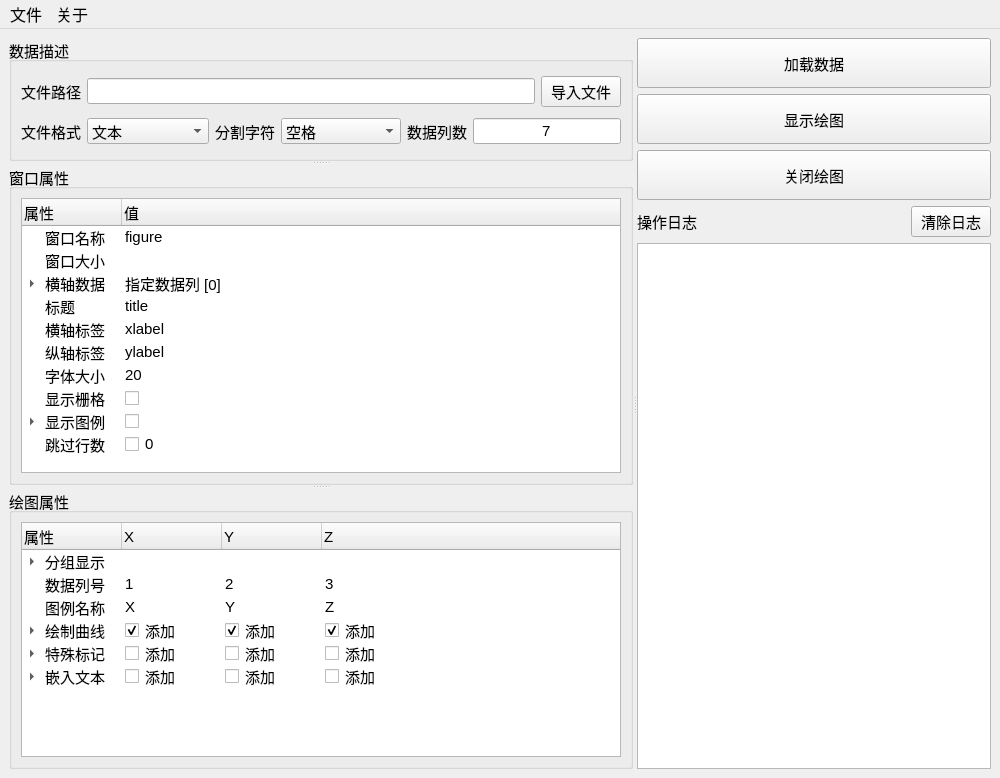
<?xml version="1.0" encoding="UTF-8"?>
<ui version="4.0">
 <class>MainWindow</class>
 <widget class="QMainWindow" name="MainWindow">
  <property name="geometry">
   <rect>
    <x>0</x>
    <y>0</y>
    <width>1000</width>
    <height>778</height>
   </rect>
  </property>
  <property name="font">
   <font>
    <pointsize>12</pointsize>
   </font>
  </property>
  <property name="windowTitle">
   <string>tplots</string>
  </property>
  <property name="autoFillBackground">
   <bool>false</bool>
  </property>
  <widget class="QWidget" name="centralwidget">
   <property name="font">
    <font>
     <pointsize>11</pointsize>
    </font>
   </property>
   <layout class="QGridLayout" name="gridLayout_3">
    <item row="0" column="0">
     <widget class="QSplitter" name="splitter_2">
      <property name="orientation">
       <enum>Qt::Horizontal</enum>
      </property>
      <widget class="QSplitter" name="splitter">
       <property name="minimumSize">
        <size>
         <width>600</width>
         <height>0</height>
        </size>
       </property>
       <property name="orientation">
        <enum>Qt::Vertical</enum>
       </property>
       <widget class="QGroupBox" name="groupBox">
        <property name="minimumSize">
         <size>
          <width>400</width>
          <height>0</height>
         </size>
        </property>
        <property name="title">
         <string>数据描述</string>
        </property>
        <layout class="QVBoxLayout" name="verticalLayout_2">
         <item>
          <layout class="QHBoxLayout" name="horizontalLayout">
           <item>
            <widget class="QLabel" name="label">
             <property name="text">
              <string>文件路径</string>
             </property>
            </widget>
           </item>
           <item>
            <widget class="QLineEdit" name="editdatafile"/>
           </item>
           <item>
            <widget class="QPushButton" name="pbimport">
             <property name="text">
              <string>导入文件</string>
             </property>
            </widget>
           </item>
          </layout>
         </item>
         <item>
          <layout class="QHBoxLayout" name="horizontalLayout_3">
           <item>
            <widget class="QLabel" name="label_3">
             <property name="text">
              <string>文件格式</string>
             </property>
            </widget>
           </item>
           <item>
            <widget class="QComboBox" name="cbfileformat">
             <property name="minimumSize">
              <size>
               <width>120</width>
               <height>0</height>
              </size>
             </property>
             <item>
              <property name="text">
               <string>文本</string>
              </property>
             </item>
             <item>
              <property name="text">
               <string>二进制 double</string>
              </property>
             </item>
             <item>
              <property name="text">
               <string>二进制 float</string>
              </property>
             </item>
             <item>
              <property name="text">
               <string>二进制 int</string>
              </property>
             </item>
            </widget>
           </item>
           <item>
            <widget class="QLabel" name="label_5">
             <property name="text">
              <string>分割字符</string>
             </property>
            </widget>
           </item>
           <item>
            <widget class="QComboBox" name="cbdelimiter">
             <property name="minimumSize">
              <size>
               <width>120</width>
               <height>0</height>
              </size>
             </property>
             <item>
              <property name="text">
               <string>空格</string>
              </property>
             </item>
             <item>
              <property name="text">
               <string>逗号</string>
              </property>
             </item>
             <item>
              <property name="text">
               <string>分号</string>
              </property>
             </item>
            </widget>
           </item>
           <item>
            <widget class="QLabel" name="label_4">
             <property name="text">
              <string>数据列数</string>
             </property>
            </widget>
           </item>
           <item>
            <widget class="QLineEdit" name="editdatacols">
             <property name="text">
              <string>7</string>
             </property>
             <property name="alignment">
              <set>Qt::AlignCenter</set>
             </property>
            </widget>
           </item>
          </layout>
         </item>
        </layout>
       </widget>
       <widget class="QGroupBox" name="groupBox_2">
        <property name="minimumSize">
         <size>
          <width>400</width>
          <height>320</height>
         </size>
        </property>
        <property name="title">
         <string>窗口属性</string>
        </property>
        <layout class="QGridLayout" name="gridLayout">
         <item row="0" column="0">
          <widget class="QTreeWidget" name="treefigure">
           <column>
            <property name="text">
             <string>属性</string>
            </property>
           </column>
           <column>
            <property name="text">
             <string>值</string>
            </property>
           </column>
           <item>
            <property name="text">
             <string>窗口名称</string>
            </property>
            <property name="text">
             <string>figure</string>
            </property>
            <property name="flags">
             <set>ItemIsSelectable|ItemIsEditable|ItemIsDragEnabled|ItemIsDropEnabled|ItemIsUserCheckable|ItemIsEnabled</set>
            </property>
           </item>
           <item>
            <property name="text">
             <string>窗口大小</string>
            </property>
            <property name="text">
             <string/>
            </property>
            <property name="flags">
             <set>ItemIsSelectable|ItemIsEditable|ItemIsDragEnabled|ItemIsDropEnabled|ItemIsUserCheckable|ItemIsEnabled</set>
            </property>
           </item>
           <item>
            <property name="text">
             <string>横轴数据</string>
            </property>
            <property name="text">
             <string>指定数据列 [0]</string>
            </property>
            <item>
             <property name="text">
              <string>指定数据列</string>
             </property>
             <property name="text">
              <string>0</string>
             </property>
             <property name="flags">
              <set>ItemIsSelectable|ItemIsEditable|ItemIsDragEnabled|ItemIsDropEnabled|ItemIsUserCheckable|ItemIsEnabled</set>
             </property>
            </item>
            <item>
             <property name="text">
              <string>计数索引</string>
             </property>
             <property name="text">
              <string/>
             </property>
             <property name="checkState">
              <enum>Unchecked</enum>
             </property>
            </item>
           </item>
           <item>
            <property name="text">
             <string>标题</string>
            </property>
            <property name="text">
             <string>title</string>
            </property>
            <property name="flags">
             <set>ItemIsSelectable|ItemIsEditable|ItemIsDragEnabled|ItemIsDropEnabled|ItemIsUserCheckable|ItemIsEnabled</set>
            </property>
           </item>
           <item>
            <property name="text">
             <string>横轴标签</string>
            </property>
            <property name="text">
             <string>xlabel</string>
            </property>
            <property name="flags">
             <set>ItemIsSelectable|ItemIsEditable|ItemIsDragEnabled|ItemIsDropEnabled|ItemIsUserCheckable|ItemIsEnabled</set>
            </property>
           </item>
           <item>
            <property name="text">
             <string>纵轴标签</string>
            </property>
            <property name="text">
             <string>ylabel</string>
            </property>
            <property name="flags">
             <set>ItemIsSelectable|ItemIsEditable|ItemIsDragEnabled|ItemIsDropEnabled|ItemIsUserCheckable|ItemIsEnabled</set>
            </property>
           </item>
           <item>
            <property name="text">
             <string>字体大小</string>
            </property>
            <property name="text">
             <string>20</string>
            </property>
            <property name="flags">
             <set>ItemIsSelectable|ItemIsEditable|ItemIsDragEnabled|ItemIsDropEnabled|ItemIsUserCheckable|ItemIsEnabled</set>
            </property>
           </item>
           <item>
            <property name="text">
             <string>显示栅格</string>
            </property>
            <property name="text">
             <string/>
            </property>
            <property name="checkState">
             <enum>Unchecked</enum>
            </property>
           </item>
           <item>
            <property name="text">
             <string>显示图例</string>
            </property>
            <property name="text">
             <string/>
            </property>
            <property name="checkState">
             <enum>Unchecked</enum>
            </property>
            <item>
             <property name="text">
              <string>标记和曲线</string>
             </property>
             <property name="text">
              <string/>
             </property>
             <property name="checkState">
              <enum>Checked</enum>
             </property>
            </item>
            <item>
             <property name="text">
              <string>标记</string>
             </property>
             <property name="text">
              <string/>
             </property>
             <property name="checkState">
              <enum>Unchecked</enum>
             </property>
            </item>
            <item>
             <property name="text">
              <string>图例位置</string>
             </property>
            </item>
           </item>
           <item>
            <property name="text">
             <string>跳过行数</string>
            </property>
            <property name="text">
             <string>0</string>
            </property>
            <property name="checkState">
             <enum>Unchecked</enum>
            </property>
            <property name="flags">
             <set>ItemIsSelectable|ItemIsEditable|ItemIsDragEnabled|ItemIsDropEnabled|ItemIsUserCheckable|ItemIsEnabled</set>
            </property>
           </item>
          </widget>
         </item>
        </layout>
       </widget>
       <widget class="QGroupBox" name="groupBox_3">
        <property name="minimumSize">
         <size>
          <width>400</width>
          <height>280</height>
         </size>
        </property>
        <property name="title">
         <string>绘图属性</string>
        </property>
        <layout class="QGridLayout" name="gridLayout_2">
         <item row="0" column="0">
          <widget class="QTreeWidget" name="treeplot">
           <column>
            <property name="text">
             <string>属性</string>
            </property>
           </column>
           <column>
            <property name="text">
             <string>X</string>
            </property>
           </column>
           <column>
            <property name="text">
             <string>Y</string>
            </property>
           </column>
           <column>
            <property name="text">
             <string>Z</string>
            </property>
           </column>
           <item>
            <property name="text">
             <string>分组显示</string>
            </property>
            <item>
             <property name="text">
              <string>初始索引</string>
             </property>
             <property name="text">
              <string>1</string>
             </property>
            </item>
           </item>
           <item>
            <property name="text">
             <string>数据列号</string>
            </property>
            <property name="text">
             <string>1</string>
            </property>
            <property name="text">
             <string>2</string>
            </property>
            <property name="text">
             <string>3</string>
            </property>
            <property name="flags">
             <set>ItemIsSelectable|ItemIsEditable|ItemIsDragEnabled|ItemIsDropEnabled|ItemIsUserCheckable|ItemIsEnabled</set>
            </property>
           </item>
           <item>
            <property name="text">
             <string>图例名称</string>
            </property>
            <property name="text">
             <string>X</string>
            </property>
            <property name="text">
             <string>Y</string>
            </property>
            <property name="text">
             <string>Z</string>
            </property>
            <property name="flags">
             <set>ItemIsSelectable|ItemIsEditable|ItemIsDragEnabled|ItemIsDropEnabled|ItemIsUserCheckable|ItemIsEnabled</set>
            </property>
           </item>
           <item>
            <property name="text">
             <string>绘制曲线</string>
            </property>
            <property name="text">
             <string>添加</string>
            </property>
            <property name="checkState">
             <enum>Checked</enum>
            </property>
            <property name="text">
             <string>添加</string>
            </property>
            <property name="checkState">
             <enum>Checked</enum>
            </property>
            <property name="text">
             <string>添加</string>
            </property>
            <property name="checkState">
             <enum>Checked</enum>
            </property>
            <item>
             <property name="text">
              <string>样式类型</string>
             </property>
             <property name="text">
              <string/>
             </property>
            </item>
            <item>
             <property name="text">
              <string>曲线宽度</string>
             </property>
             <property name="text">
              <string>1.5</string>
             </property>
             <property name="text">
              <string>1.5</string>
             </property>
             <property name="text">
              <string>1.5</string>
             </property>
             <property name="flags">
              <set>ItemIsSelectable|ItemIsEditable|ItemIsDragEnabled|ItemIsDropEnabled|ItemIsUserCheckable|ItemIsEnabled</set>
             </property>
            </item>
            <item>
             <property name="text">
              <string>曲线颜色</string>
             </property>
             <property name="text">
              <string>自定义</string>
             </property>
             <property name="checkState">
              <enum>Unchecked</enum>
             </property>
             <item>
              <property name="text">
               <string>自定义</string>
              </property>
              <property name="text">
               <string>y</string>
              </property>
              <property name="text">
               <string>y</string>
              </property>
              <property name="text">
               <string>y</string>
              </property>
              <property name="flags">
               <set>ItemIsSelectable|ItemIsEditable|ItemIsDragEnabled|ItemIsDropEnabled|ItemIsUserCheckable|ItemIsEnabled</set>
              </property>
             </item>
            </item>
           </item>
           <item>
            <property name="text">
             <string>特殊标记</string>
            </property>
            <property name="text">
             <string>添加</string>
            </property>
            <property name="checkState">
             <enum>Unchecked</enum>
            </property>
            <property name="text">
             <string>添加</string>
            </property>
            <property name="checkState">
             <enum>Unchecked</enum>
            </property>
            <property name="text">
             <string>添加</string>
            </property>
            <property name="checkState">
             <enum>Unchecked</enum>
            </property>
            <item>
             <property name="text">
              <string>标记类型</string>
             </property>
             <property name="text">
              <string/>
             </property>
             <property name="text">
              <string/>
             </property>
            </item>
            <item>
             <property name="text">
              <string>标记大小</string>
             </property>
             <property name="text">
              <string>6</string>
             </property>
             <property name="text">
              <string>6</string>
             </property>
             <property name="text">
              <string>6</string>
             </property>
             <property name="flags">
              <set>ItemIsSelectable|ItemIsEditable|ItemIsDragEnabled|ItemIsDropEnabled|ItemIsUserCheckable|ItemIsEnabled</set>
             </property>
            </item>
            <item>
             <property name="text">
              <string>标记颜色</string>
             </property>
             <property name="text">
              <string>自定义</string>
             </property>
             <property name="checkState">
              <enum>Unchecked</enum>
             </property>
             <item>
              <property name="text">
               <string>自定义</string>
              </property>
              <property name="text">
               <string>b</string>
              </property>
              <property name="text">
               <string>green</string>
              </property>
              <property name="text">
               <string>#0000FF</string>
              </property>
              <property name="flags">
               <set>ItemIsSelectable|ItemIsEditable|ItemIsDragEnabled|ItemIsDropEnabled|ItemIsUserCheckable|ItemIsEnabled</set>
              </property>
             </item>
            </item>
           </item>
           <item>
            <property name="text">
             <string>嵌入文本</string>
            </property>
            <property name="text">
             <string>添加</string>
            </property>
            <property name="checkState">
             <enum>Unchecked</enum>
            </property>
            <property name="text">
             <string>添加</string>
            </property>
            <property name="checkState">
             <enum>Unchecked</enum>
            </property>
            <property name="text">
             <string>添加</string>
            </property>
            <property name="checkState">
             <enum>Unchecked</enum>
            </property>
            <item>
             <property name="text">
              <string>文本内容</string>
             </property>
             <property name="text">
              <string>text</string>
             </property>
             <property name="text">
              <string>$x^2$</string>
             </property>
             <property name="text">
              <string>text [$\sigma$]</string>
             </property>
             <property name="flags">
              <set>ItemIsSelectable|ItemIsEditable|ItemIsDragEnabled|ItemIsDropEnabled|ItemIsUserCheckable|ItemIsEnabled</set>
             </property>
            </item>
            <item>
             <property name="text">
              <string>显示坐标</string>
             </property>
             <property name="text">
              <string>[0, 0]</string>
             </property>
             <property name="text">
              <string>[0, 0]</string>
             </property>
             <property name="text">
              <string>[0, 0]</string>
             </property>
             <item>
              <property name="text">
               <string>X</string>
              </property>
              <property name="text">
               <string>0</string>
              </property>
              <property name="text">
               <string>0</string>
              </property>
              <property name="text">
               <string>0</string>
              </property>
              <property name="flags">
               <set>ItemIsSelectable|ItemIsEditable|ItemIsDragEnabled|ItemIsDropEnabled|ItemIsUserCheckable|ItemIsEnabled</set>
              </property>
             </item>
             <item>
              <property name="text">
               <string>Y</string>
              </property>
              <property name="text">
               <string>0</string>
              </property>
              <property name="text">
               <string>0</string>
              </property>
              <property name="text">
               <string>0</string>
              </property>
              <property name="flags">
               <set>ItemIsSelectable|ItemIsEditable|ItemIsDragEnabled|ItemIsDropEnabled|ItemIsUserCheckable|ItemIsEnabled</set>
              </property>
             </item>
            </item>
            <item>
             <property name="text">
              <string>字体大小</string>
             </property>
             <property name="text">
              <string>20</string>
             </property>
             <property name="text">
              <string>20</string>
             </property>
             <property name="text">
              <string>20</string>
             </property>
             <property name="flags">
              <set>ItemIsSelectable|ItemIsEditable|ItemIsDragEnabled|ItemIsDropEnabled|ItemIsUserCheckable|ItemIsEnabled</set>
             </property>
            </item>
            <item>
             <property name="text">
              <string>字体颜色</string>
             </property>
             <property name="text">
              <string>k</string>
             </property>
             <property name="text">
              <string>k</string>
             </property>
             <property name="text">
              <string>k</string>
             </property>
             <property name="flags">
              <set>ItemIsSelectable|ItemIsEditable|ItemIsDragEnabled|ItemIsDropEnabled|ItemIsUserCheckable|ItemIsEnabled</set>
             </property>
            </item>
           </item>
          </widget>
         </item>
        </layout>
       </widget>
      </widget>
      <widget class="QWidget" name="layoutWidget">
       <layout class="QVBoxLayout" name="verticalLayout">
        <item>
         <widget class="QPushButton" name="pbloaddata">
          <property name="minimumSize">
           <size>
            <width>0</width>
            <height>50</height>
           </size>
          </property>
          <property name="text">
           <string>加载数据</string>
          </property>
         </widget>
        </item>
        <item>
         <widget class="QPushButton" name="pbshowplots">
          <property name="minimumSize">
           <size>
            <width>0</width>
            <height>50</height>
           </size>
          </property>
          <property name="text">
           <string>显示绘图</string>
          </property>
         </widget>
        </item>
        <item>
         <widget class="QPushButton" name="pbcloseplots">
          <property name="minimumSize">
           <size>
            <width>0</width>
            <height>50</height>
           </size>
          </property>
          <property name="text">
           <string>关闭绘图</string>
          </property>
         </widget>
        </item>
        <item>
         <layout class="QHBoxLayout" name="horizontalLayout_2">
          <item>
           <widget class="QLabel" name="label_2">
            <property name="text">
             <string>操作日志</string>
            </property>
           </widget>
          </item>
          <item>
           <spacer name="horizontalSpacer">
            <property name="orientation">
             <enum>Qt::Horizontal</enum>
            </property>
            <property name="sizeHint" stdset="0">
             <size>
              <width>40</width>
              <height>20</height>
             </size>
            </property>
           </spacer>
          </item>
          <item>
           <widget class="QPushButton" name="pbclearlog">
            <property name="text">
             <string>清除日志</string>
            </property>
           </widget>
          </item>
         </layout>
        </item>
        <item>
         <widget class="QListWidget" name="listlog">
          <property name="minimumSize">
           <size>
            <width>350</width>
            <height>400</height>
           </size>
          </property>
          <property name="font">
           <font>
            <pointsize>11</pointsize>
           </font>
          </property>
         </widget>
        </item>
       </layout>
      </widget>
     </widget>
    </item>
   </layout>
  </widget>
  <widget class="QMenuBar" name="menubar">
   <property name="geometry">
    <rect>
     <x>0</x>
     <y>0</y>
     <width>1000</width>
     <height>29</height>
    </rect>
   </property>
   <widget class="QMenu" name="menu">
    <property name="font">
     <font>
      <pointsize>11</pointsize>
     </font>
    </property>
    <property name="title">
     <string>关于</string>
    </property>
    <addaction name="acaboutqt"/>
    <addaction name="acabout"/>
   </widget>
   <widget class="QMenu" name="menu_2">
    <property name="font">
     <font>
      <pointsize>11</pointsize>
     </font>
    </property>
    <property name="title">
     <string>文件</string>
    </property>
    <addaction name="acopen"/>
    <addaction name="acsave"/>
    <addaction name="separator"/>
    <addaction name="acexit"/>
   </widget>
   <addaction name="menu_2"/>
   <addaction name="menu"/>
  </widget>
  <action name="acaboutqt">
   <property name="text">
    <string>关于Qt</string>
   </property>
   <property name="font">
    <font>
     <pointsize>11</pointsize>
    </font>
   </property>
  </action>
  <action name="acabout">
   <property name="text">
    <string>关于tplots</string>
   </property>
  </action>
  <action name="acsave">
   <property name="text">
    <string>保存</string>
   </property>
  </action>
  <action name="acopen">
   <property name="text">
    <string>打开</string>
   </property>
  </action>
  <action name="acexit">
   <property name="text">
    <string>退出</string>
   </property>
  </action>
 </widget>
 <resources/>
 <connections/>
</ui>
